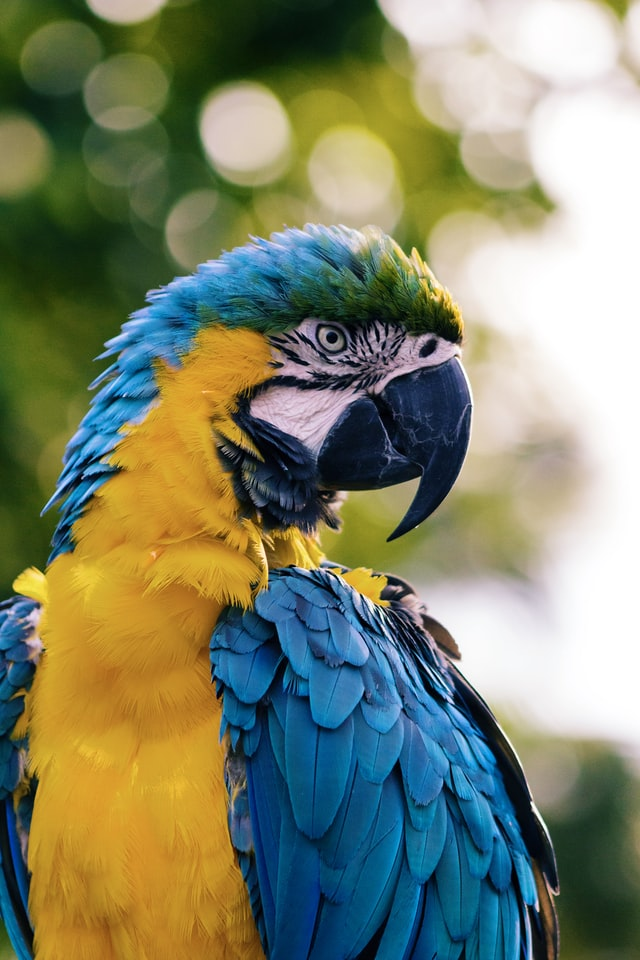
#> input picture assets/images/parrot.jpg, 640 x 960 px
$ python gradients.py
#> lines starting #> are read from the running program, lines starting #| are printed output that depends on the picture; after the words box and inside, x2 and y2 are one past the last pixel; in counts of white or black regions, pixels touching at a corner belong together
import cv2 as cv
import numpy as np

# We could think of gradients as regions that are present in an image
# gradients and edge are completely different things (mathematically), but in
# we can use them like edges.

path_to_img = '../../assets/images/parrot.jpg'
img = cv.imread(path_to_img)  # 3 channel image (BGR)
#> img is the input picture: shape (960, 640, 3); mean B, G, R 106.1, 132.4, 126.8

gray = cv.cvtColor(img, cv.COLOR_BGR2GRAY)
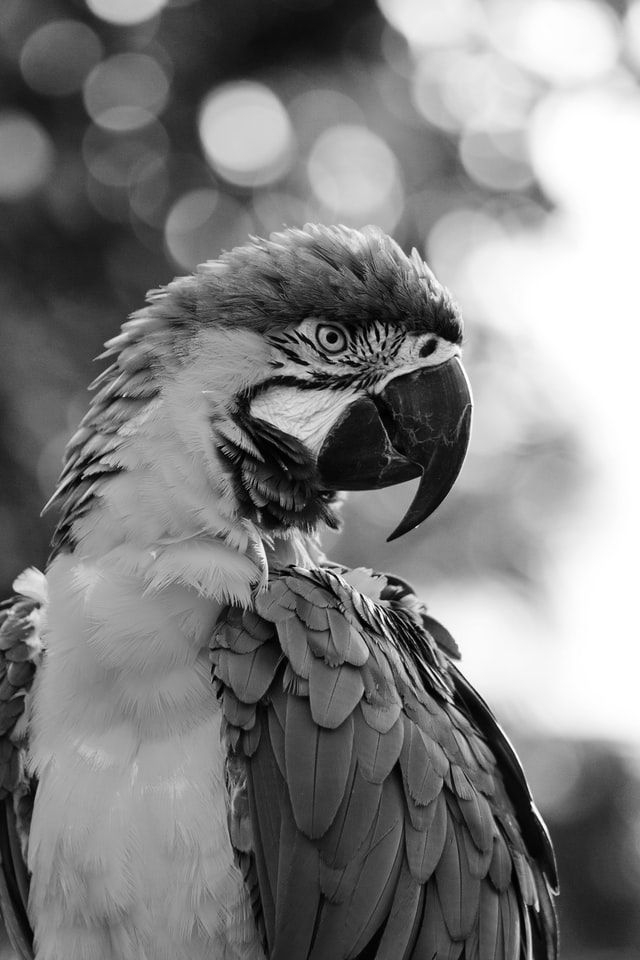
#> gray: shape (960, 640); min 0, max 255, mean 127.7
cv.imshow('Gray', gray)

# Laplacian
lap = cv.Laplacian(gray, cv.CV_64F)
lap = np.uint8(np.absolute(lap))
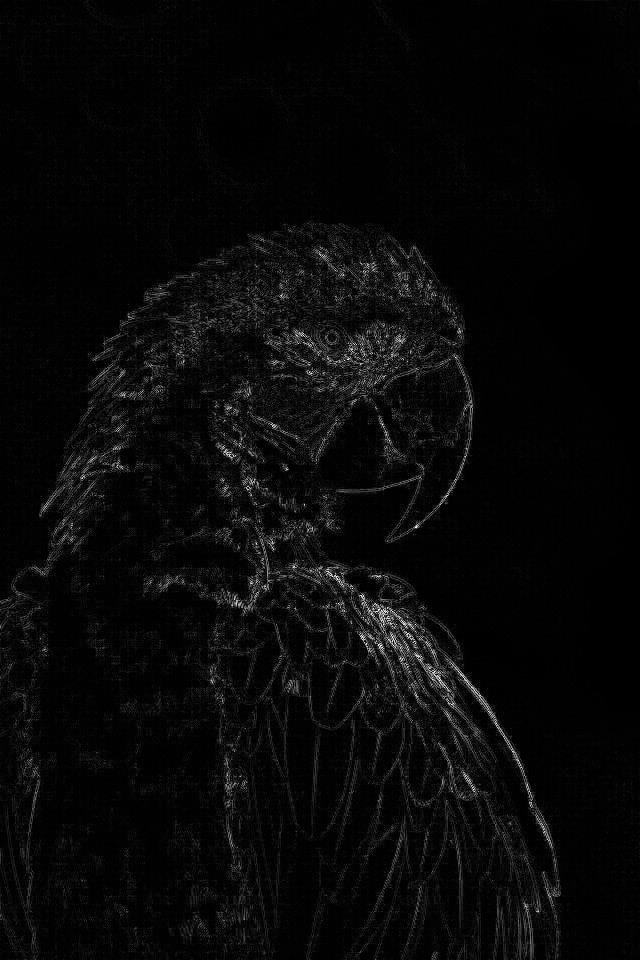
#> lap: shape (960, 640); min 0, max 255, mean 8.5
cv.imshow('Laplacian', lap)

# Sobel  # computes the gradients in two directions: x and y.
sobelx = cv.Sobel(gray, cv.CV_64F, 1, 0)
sobely = cv.Sobel(gray, cv.CV_64F, 0, 1)
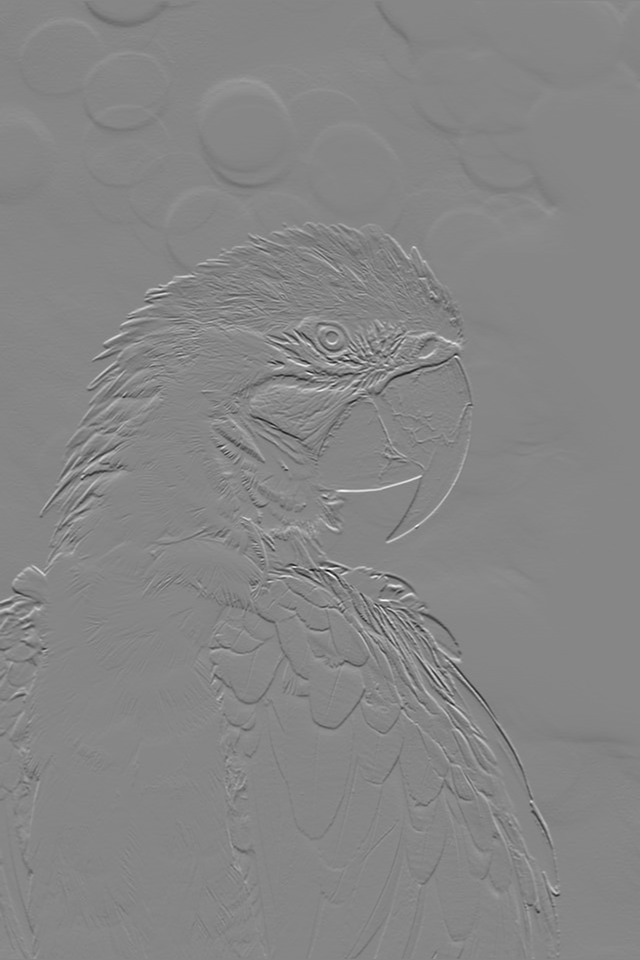
#> sobely: shape (960, 640) float64; min -833, max 751, mean -0.4; drawn with min black and max white
combined_sobel = cv.bitwise_or(sobelx, sobely)
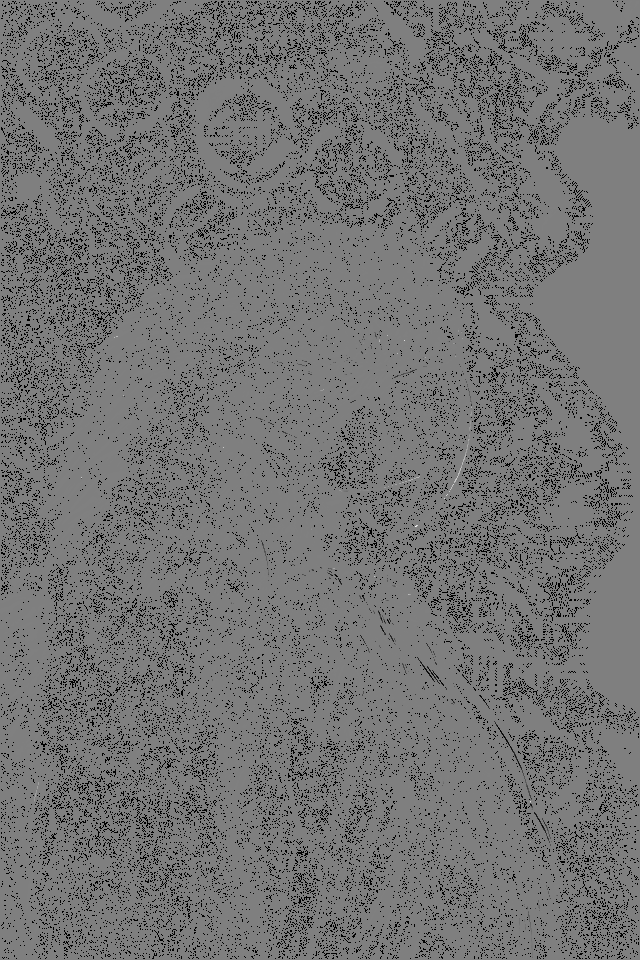
#> combined_sobel: shape (960, 640) float64; 9.43% of the values are NaN or infinite; the others: min -130944, max 130048, mean -141.9; drawn with min black, max white, NaN and infinite black

cv.imshow('Sobel X', sobelx)
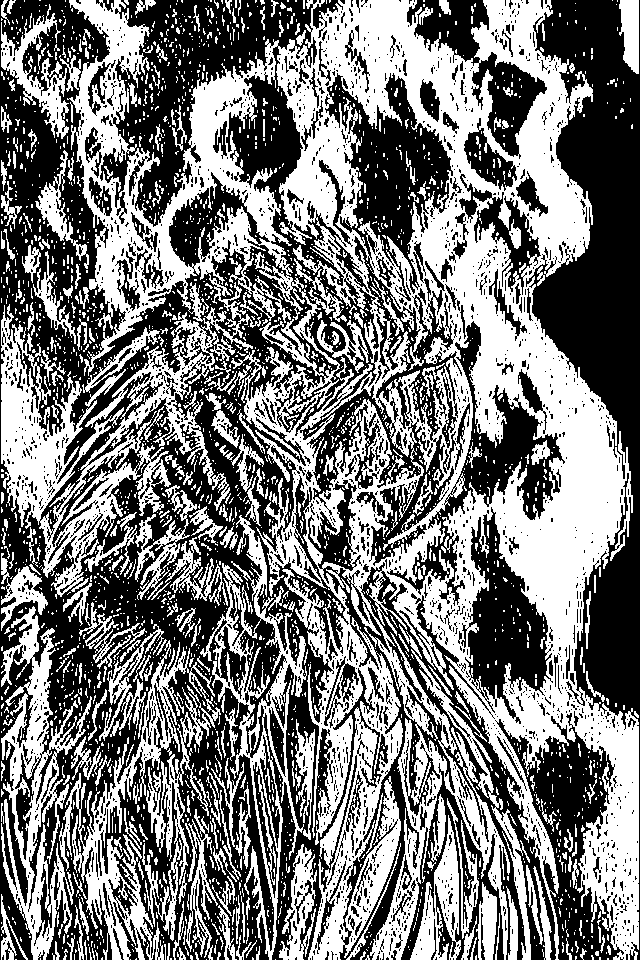
#> window 'Sobel X': shape (960, 640); 47.4% white; 2491 white regions (2141 under 20 px), largest, box (x1, y1, x2, y2) and area: (1, 0, 639, 960) 198721, (59, 640, 221, 960) 12759, (1, 606, 92, 960) 10188
cv.imshow('Sobel Y', sobely)
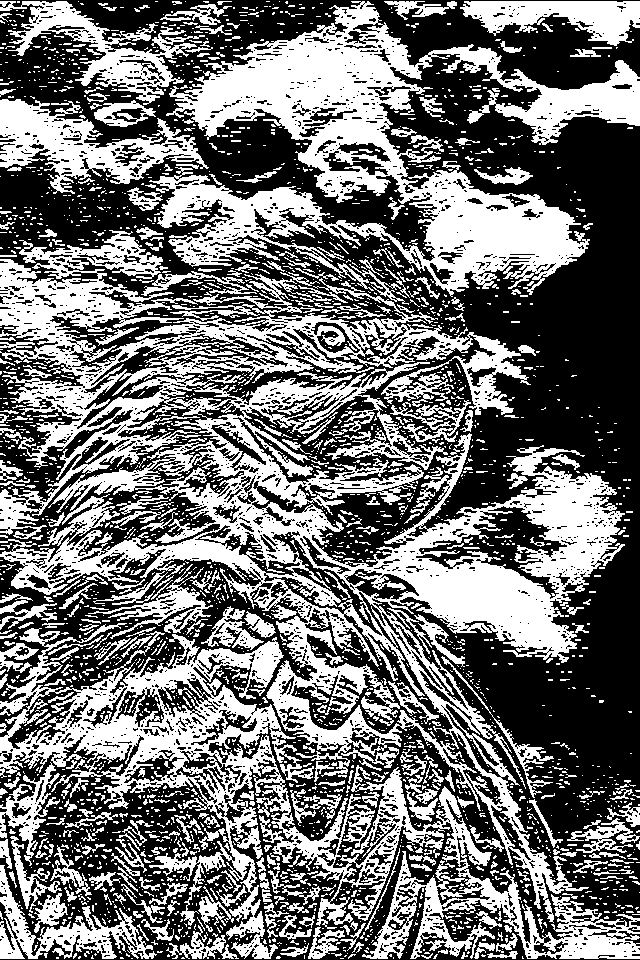
#> window 'Sobel Y': shape (960, 640); 44.5% white; 2813 white regions (2379 under 20 px), largest, box (x1, y1, x2, y2) and area: (0, 230, 625, 923) 103974, (149, 1, 640, 297) 49581, (0, 623, 640, 959) 42670
cv.imshow('Sobel', combined_sobel)
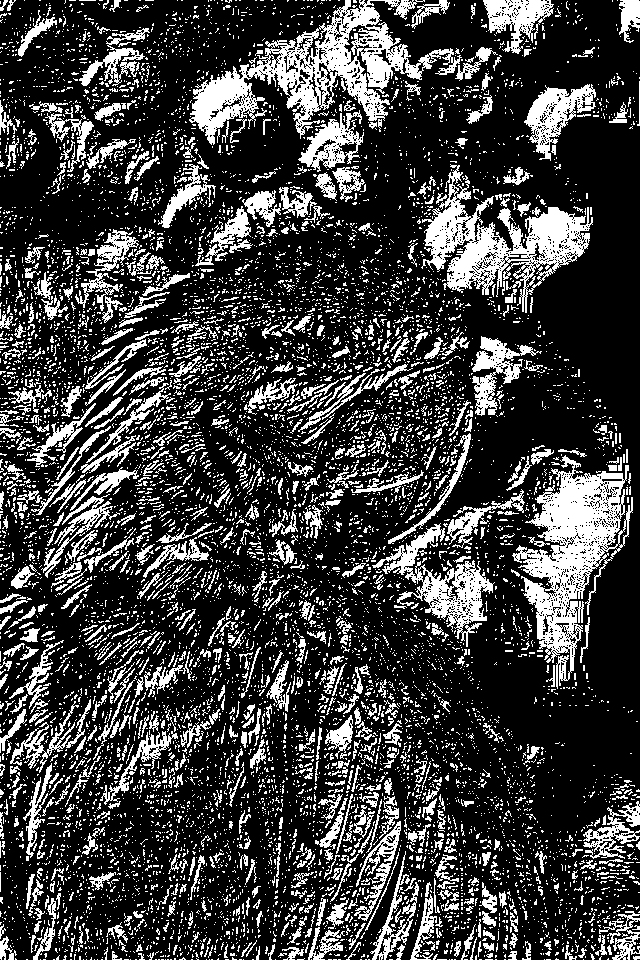
#> window 'Sobel': shape (960, 640); 24.3% white; 9555 white regions (8706 under 20 px), largest, box (x1, y1, x2, y2) and area: (189, 0, 462, 145) 11531, (512, 455, 633, 689) 10420, (421, 164, 593, 313) 8489

cv.waitKey(0)

$ run again, with assets/images/cat.jpg copied over assets/images/parrot.jpg
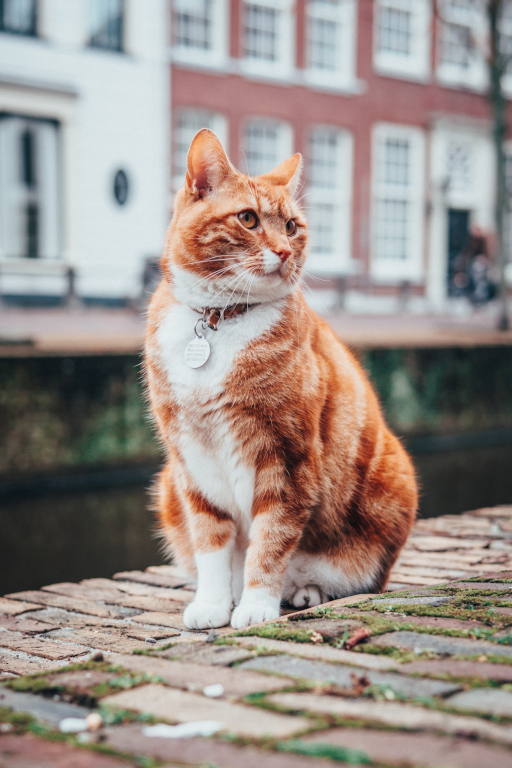
#> input picture assets/images/cat.jpg, 512 x 768 px
#> img is the input picture: shape (768, 512, 3); mean B, G, R 138, 144.3, 155.2
#> `cv.imshow('Sobel X', sobelx)`:
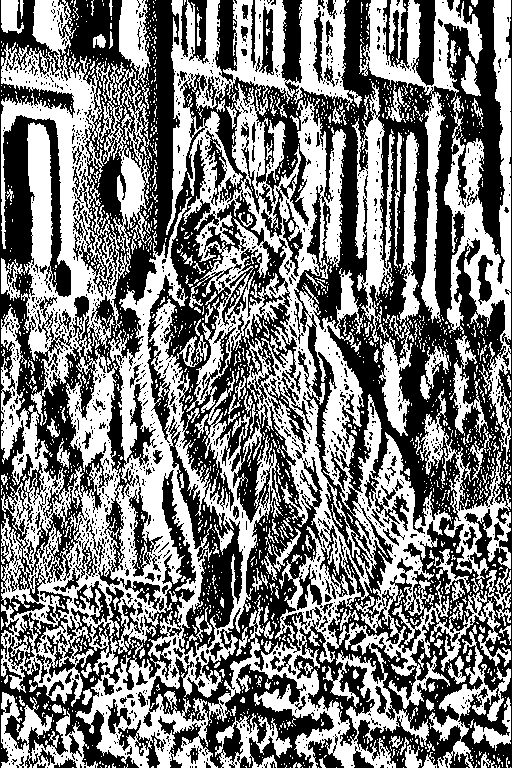
#> window 'Sobel X': shape (768, 512); 48.7% white; 1879 white regions (1706 under 20 px), largest, box (x1, y1, x2, y2) and area: (1, 0, 511, 768) 135634, (444, 0, 511, 462) 9753, (359, 0, 483, 323) 7083
#> `cv.imshow('Sobel', combined_sobel)`:
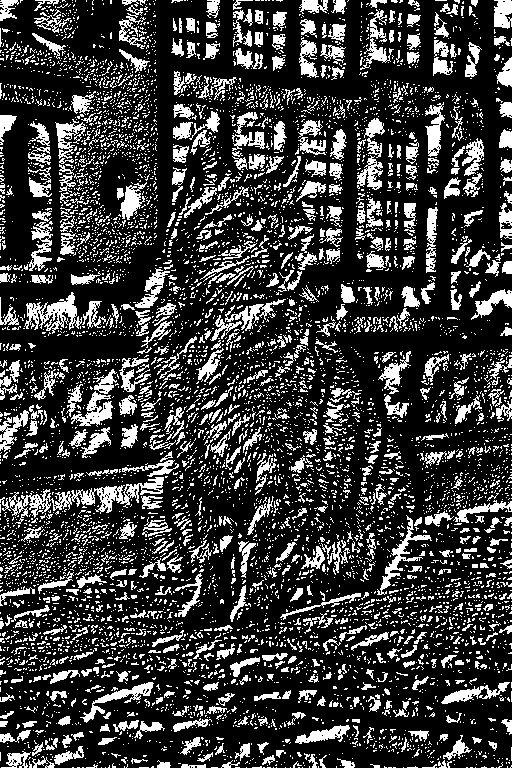
#> window 'Sobel': shape (768, 512); 23.3% white; 7108 white regions (6367 under 20 px), largest, box (x1, y1, x2, y2) and area: (9, 477, 164, 524) 1817, (24, 292, 82, 334) 974, (377, 515, 432, 595) 711
